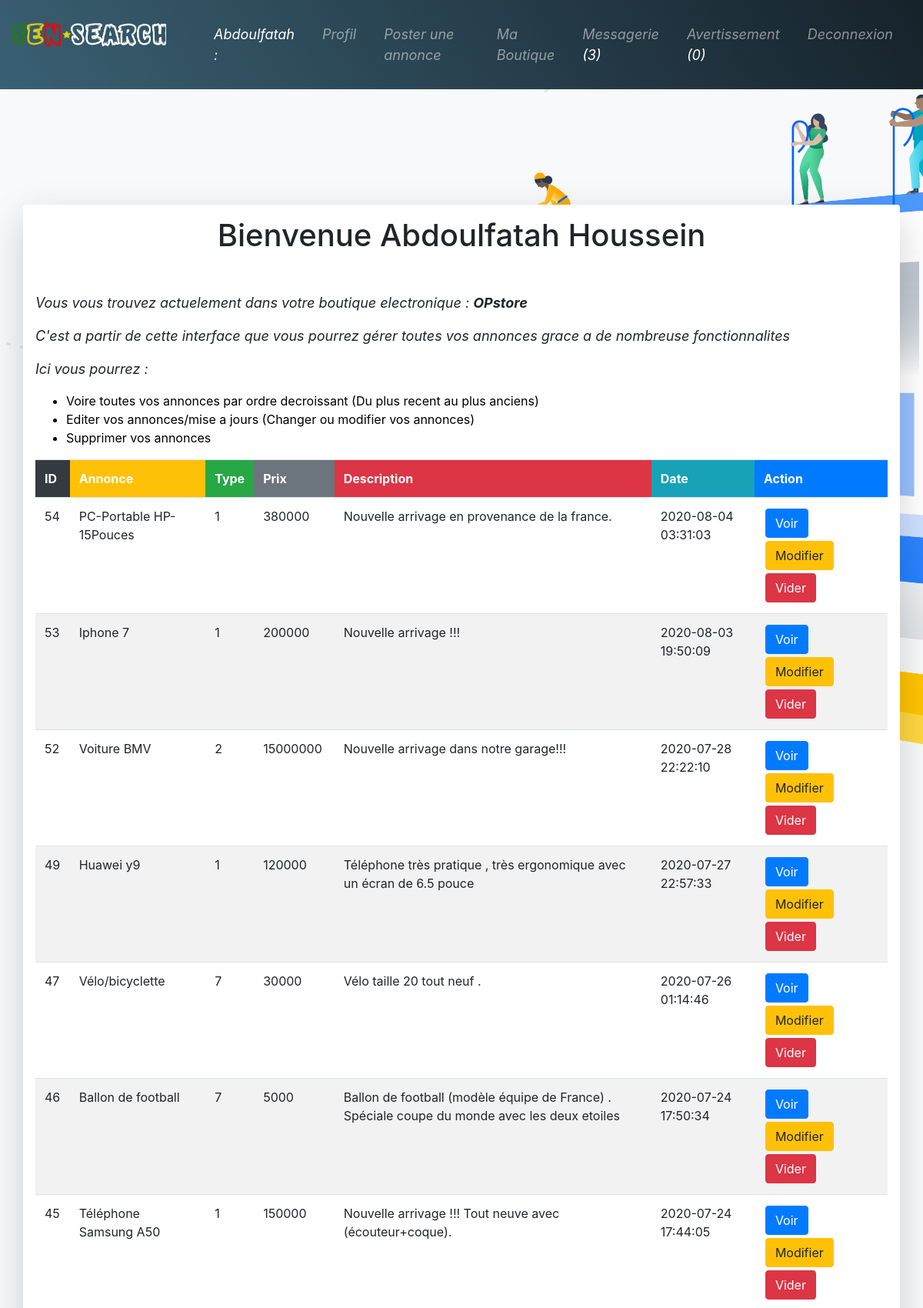
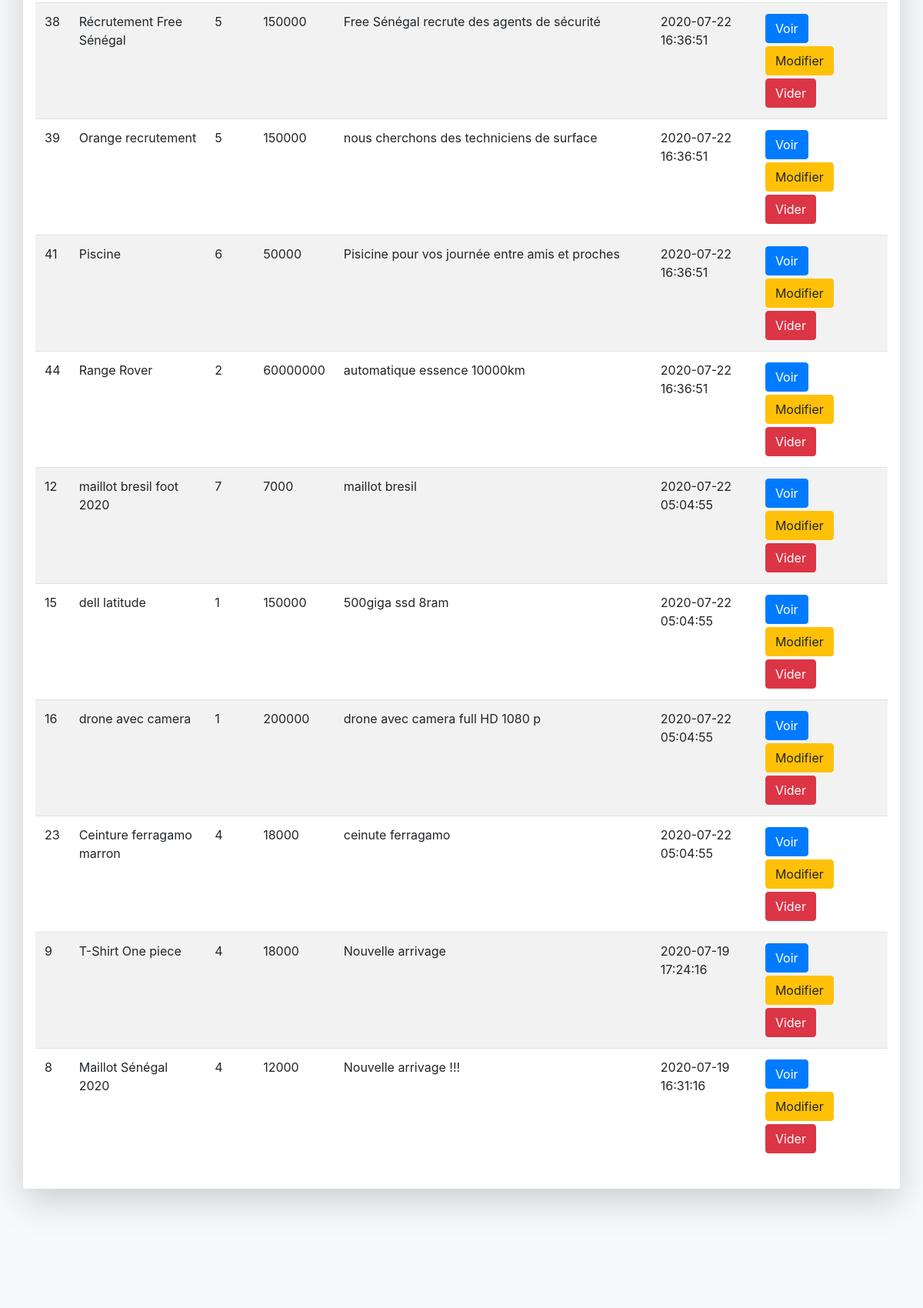
The page /users/boutique.php (signed in, upper part) on the database its author committed (2 pictures, top to bottom).
### tables this page shows
CREATE TABLE `annonces` (
  `id` int(11) NOT NULL,
  `boutique` int(11) NOT NULL,
  `titre_annonce` varchar(255) NOT NULL,
  `type_annonce` int(11) NOT NULL,
  `prix_annonce` int(11) NOT NULL,
  `terme` int(11) NOT NULL,
  `garantie` int(11) NOT NULL,
  `description` text NOT NULL,
  `img` text NOT NULL,
  `date_annonce` timestamp NOT NULL DEFAULT current_timestamp()
);

### users/boutique.php (the view, shortened to what this page needs)
<?php
require 'head_user.php';
require '../connexionDB.php';
 ?>
<?php
$sql = $bdd->prepare("SELECT * FROM annonces WHERE boutique = ? ORDER BY date_annonce DESC");
$sql->execute(array($_SESSION['id']));
 ?>
<div class="container bg-light shadow-lg p-3 mb-5 bg-white rounded" class="col-md-12">
	<h1 style="margin-bottom: 50px;" class="text-center">Bienvenue <?php echo $_SESSION['nom'] . " ". $_SESSION['prenom']; ?></h1>
	<p>Vous vous trouvez actuelement dans votre boutique electronique : <b><?php echo $_SESSION['nom_boutique'] ?></b></p>
	<p>C'est a partir de cette interface que vous pourrez gérer toutes vos annonces grace a de nombreuse fonctionnalites</p>
	<p>Ici vous pourrez : </p>
	<ul>
		<li class="list-item">Voire toutes vos annonces par ordre decroissant (Du plus recent au plus anciens)</li>
		<li class="list-item">Editer vos annonces/mise a jours (Changer ou modifier vos annonces)</li>
		<li class="list-item">Supprimer vos annonces</li>
	</ul>
	<table class="table table-striped ">
		<th class="bg-dark text-white">ID</th>
		<th class="bg-warning text-white">Annonce</th>
		<th class="bg-success text-white">Type</th>
		<th class="bg-secondary text-white">Prix</th>
		<th class="bg-danger text-white">Description</th>
		<th class="bg-info text-white">Date</th>
		<th class="bg-primary text-white">Action</th>
		<?php
		while ($data = $sql->fetch()) {
			echo "<tr>";
				echo "<td>" . $data['id'] . "</td>";
				echo "<td>" . $data['titre_annonce'] . "</td>";
				echo "<td>" . $data['type_annonce'] . "</td>";
				echo "<td>" . $data['prix_annonce'] . "</td>";
				echo "<td>" . $data['description'] . "</td>";
				echo "<td>" . $data['date_annonce'] . "</td>";
				echo "<td>" ;
							echo '<a class="btn btn-primary" href="view.php?id='.$data['id'].'">Voir</a>';
							echo '<a class="btn btn-warning" href="edit.php?id='.$data['id'].'">Modifier</a>';
							echo '<a class="btn btn-danger" href="delete.php?id='.$data['id'].'">Vider</a>';
				echo "</td>";
			echo "</tr>";
		}
		 ?>
	</table>
</div>
 <?php require '../home/footer.php'; ?>

### home/footer.php (style rules this page uses)
body { background-color: #f8f9fa; background-image: url(../images/Homepage.png); background-repeat: no-repeat; width: auto; }

### users/boutique.php (style rules this page uses)
.list-item { color :black; }
p { font-style: italic; font-size: 18px; }
.btn { margin:2px; }

### rows shown on the page
annonces: id "54", titre_annonce "PC-Portable HP-15Pouces", type_annonce "1", prix_annonce "380000", description "Nouvelle arrivage en provenance de la france.", date_annonce "2020-08-04 03:31:03"
annonces: id "53", titre_annonce "Iphone 7", type_annonce "1", prix_annonce "200000", description "Nouvelle arrivage !!!", date_annonce "2020-08-03 19:50:09"
annonces: id "52", titre_annonce "Voiture BMV", type_annonce "2", prix_annonce "15000000", description "Nouvelle arrivage dans notre garage!!!", date_annonce "2020-07-28 22:22:10"
annonces: id "49", titre_annonce "Huawei y9", type_annonce "1", prix_annonce "120000", description "Téléphone très pratique , très ergonomique avec un écran de 6.5 pouce", date_annonce "2020-07-27 22:57:33"
annonces: id "47", titre_annonce "Vélo/bicyclette", type_annonce "7", prix_annonce "30000", description "Vélo taille 20 tout neuf .", date_annonce "2020-07-26 01:14:46"
annonces: id "46", titre_annonce "Ballon de football", type_annonce "7", prix_annonce "5000", description "Ballon de football (modèle équipe de France) . Spéciale coupe du monde avec les deux etoiles", date_annonce "2020-07-24 17:50:34"
annonces: id "45", titre_annonce "Téléphone Samsung A50", type_annonce "1", prix_annonce "150000", description "Nouvelle arrivage !!! Tout neuve avec (écouteur+coque).", date_annonce "2020-07-24 17:44:05"
annonces: id "38", titre_annonce "Récrutement Free Sénégal", type_annonce "5", prix_annonce "150000", description "Free Sénégal recrute des agents de sécurité", date_annonce "2020-07-22 16:36:51"
annonces: id "39", titre_annonce "Orange recrutement", type_annonce "5", prix_annonce "150000", description "nous cherchons des techniciens de surface", date_annonce "2020-07-22 16:36:51"
annonces: id "41", titre_annonce "Piscine", type_annonce "6", prix_annonce "50000", description "Pisicine pour vos journée entre amis et proches", date_annonce "2020-07-22 16:36:51"
annonces: id "44", titre_annonce "Range Rover", type_annonce "2", prix_annonce "60000000", description "automatique essence 10000km", date_annonce "2020-07-22 16:36:51"
annonces: id "12", titre_annonce "maillot bresil foot 2020", type_annonce "7", prix_annonce "7000", description "maillot bresil", date_annonce "2020-07-22 05:04:55"
annonces: id "15", titre_annonce "dell latitude", type_annonce "1", prix_annonce "150000", description "500giga ssd 8ram", date_annonce "2020-07-22 05:04:55"
annonces: id "16", titre_annonce "drone avec camera", type_annonce "1", prix_annonce "200000", description "drone avec camera full HD 1080 p", date_annonce "2020-07-22 05:04:55"
annonces: id "23", titre_annonce "Ceinture ferragamo marron", type_annonce "4", prix_annonce "18000", description "ceinute ferragamo", date_annonce "2020-07-22 05:04:55"
annonces: id "9", titre_annonce "T-Shirt One piece", type_annonce "4", prix_annonce "18000", description "Nouvelle arrivage", date_annonce "2020-07-19 17:24:16"
annonces: id "8", titre_annonce "Maillot Sénégal 2020", type_annonce "4", prix_annonce "12000", description "Nouvelle arrivage !!!", date_annonce "2020-07-19 16:31:16"

### other values the page prints
$_SESSION['nom'] "Abdoulfatah"
$count['messages'] "3"
$alert['nb'] "0"
$_SESSION['prenom'] "Houssein"
$_SESSION['nom_boutique'] "OPstore"
